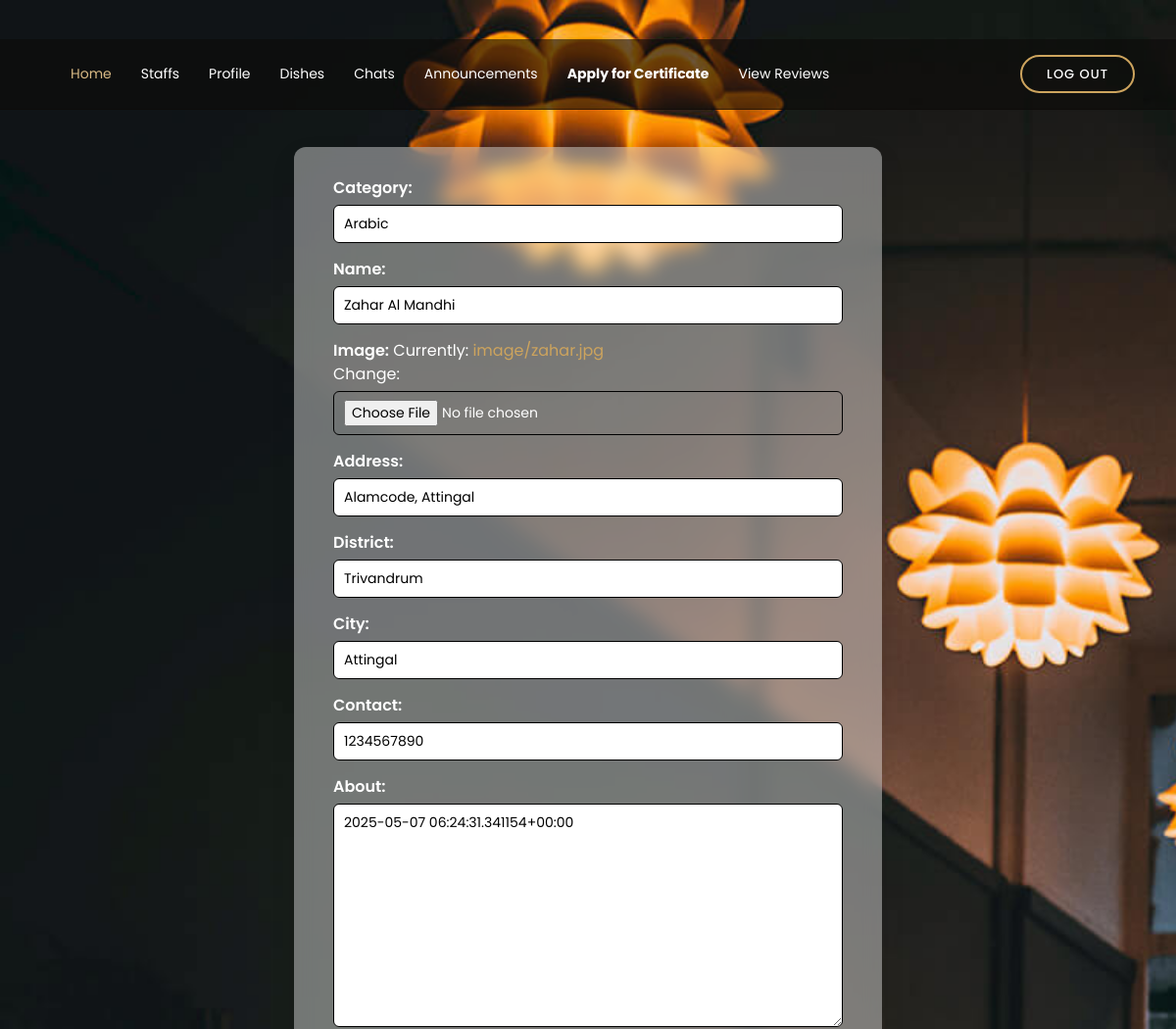
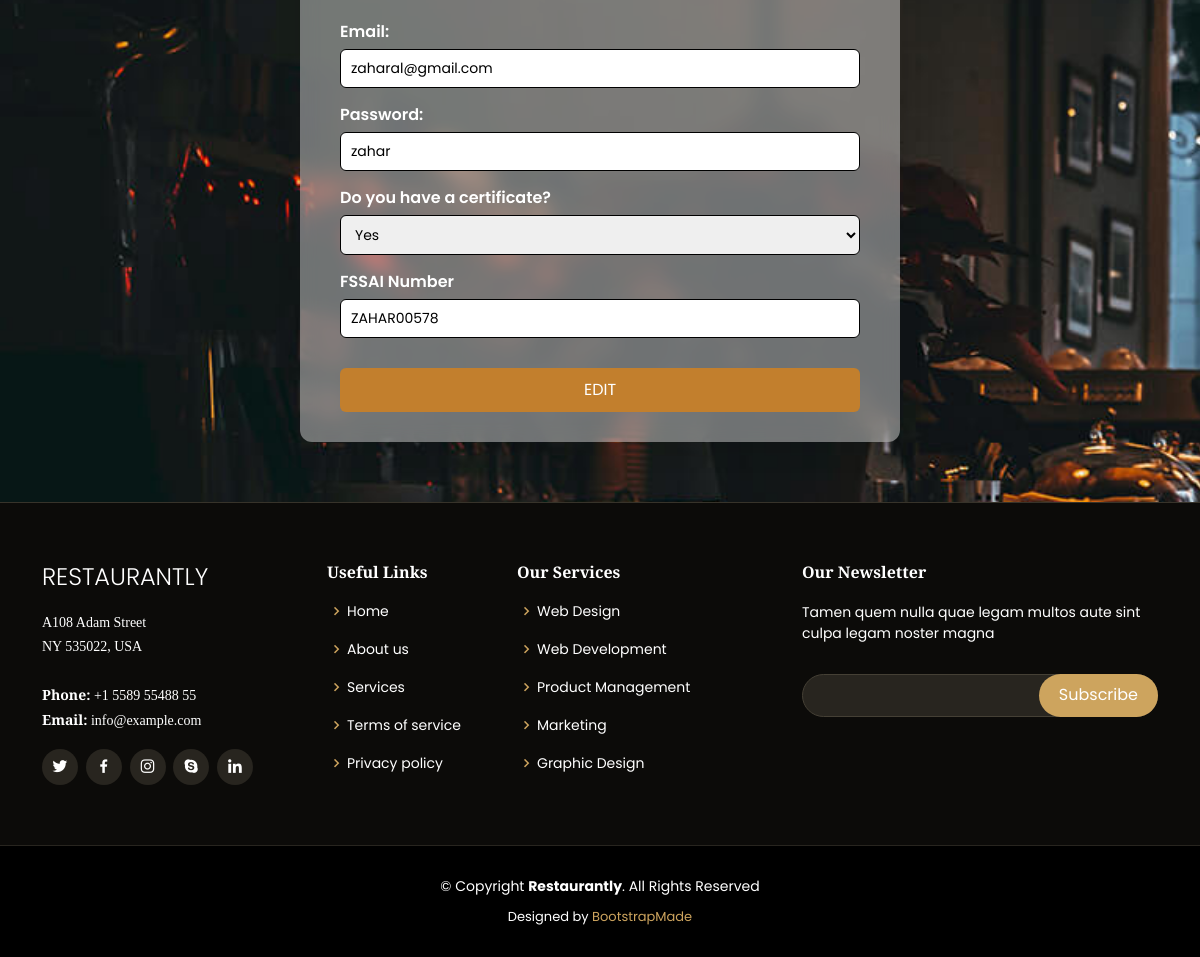
Screenshot of /restaurant_profile (signed in) with the database file from the repository (2 pictures, top to bottom).
### RestaurantApp/models.py (models this page shows, shortened)
class Restaurants(models.Model):
    category = models.CharField(max_length=100)
    name = models.CharField(max_length=100)
    image = models.FileField(upload_to='image/')
    address = models.CharField(max_length=500)
    district = models.CharField(max_length=50)
    city = models.CharField(max_length=100)
    contact = models.CharField(max_length=100)
    about=models.TextField(null=True)
    approval_status = models.IntegerField(default=0)
    login_id = models.ForeignKey('Login', on_delete=models.CASCADE)
    have_certificate = models.IntegerField(default=0)  # No choices here
    fssai_nunmber = models.CharField(null=True, max_length=10)
    department_approved=models.IntegerField(null=False,default=0)#0-not approved and 1- approved

class Login(models.Model):
        email=models.CharField(max_length=100,unique=True)
        password=models.CharField(max_length=100)
        usertype=models.IntegerField(default=0)

### RestaurantApp/views.py (the view)
# urls.py: path('restaurant_profile',views.restaurant_profile,name="restaurant_profile"),
def restaurant_profile(request):
    restaurant_id = request.session.get('restaurant_id')
    if not restaurant_id:
        return redirect('index')
    login_details = get_object_or_404(Login, id=restaurant_id)
    data = get_object_or_404(Restaurants, login_id=restaurant_id)
    if request.method == 'POST':
        form=restaurant_form(request.POST,instance=data)
        form2=login_form(request.POST,instance=login_details)
        if form.is_valid() and form2.is_valid():
            data.have_certificate = int(request.POST.get('have_certificate'))
            print (data.have_certificate)
            data.fssai_nunmber = request.POST.get('fssai_nunmber')
            print (data.fssai_nunmber)
            data.save()
        return redirect('restaurant_home')
    else:
        form=restaurant_form(instance=data)
        form2=login_form(instance=login_details)
    return render(request, 'restaurant_profile_edit.html', {
        'data': data,
        'login_details': login_details,
        'form':form,
        'form2':form2
    })

### RestaurantApp/forms.py
class restaurant_form(forms.ModelForm):
    class Meta:
        model=Restaurants
        fields=['category','name','image','address','district','city','contact','about']

class login_form(forms.ModelForm):
    class Meta:
        model=Login
        fields=['email','password']

### RestaurantApp/templates/restaurant_profile_edit.html (shortened to what this page needs)
{% extends 'home-pages/restaurant_header.html' %}
{% block content %}
<body>
<div class="form-container">
    <form method="POST" action="">
        {{ form.as_p }}
        {{ form2.as_p }}
        <p>
            <label for="have_certificate">Do you have a certificate?</label>
            <select name="have_certificate" id="have_certificate">
                <option value="1" {% if data.have_certificate == 1 %}selected{% endif %}>Yes</option>
            </select>
        </p>
        <p>
            <label for="fssai_nunmber">FSSAI Number</label>
            <input type="text" name="fssai_nunmber" id="fssai_nunmber" value="{{ data.fssai_nunmber }}">
        </p>
        <input type="submit" value="EDIT">
    </form>
</div>
{% endblock %}

### RestaurantApp/static/users/assets/css/style.css (style rules this page uses)
body { font-family: "Open Sans", sans-serif; background: #0c0b09; color: #fff; }
a { color: #cda45e; text-decoration: none; }

### RestaurantApp/templates/restaurant_profile_edit.html (style rules this page uses)
body { font-family: 'Poppins', sans-serif; background-image: url(static/bg.jpg); background-size: cover; margin: 0; padding: 0; }
.form-container { margin: 60px auto; max-width: 600px; background: rgba(255, 255, 255, 0.4); backdrop-filter: blur(10px); -webkit-backdrop-filter: blur(10px); padding: 30px 40px; border-radius: 12px; margin-top: 150px; box-shadow: 0 10px 25px rgba(0, 0, 0, 0.1); animation: fadeSlideIn 1s ease-out; }
.form-container input[type="submit"] { background-color: #c27f2d; color: white; padding: 10px 20px; border: none; border-radius: 6px; font-size: 16px; cursor: pointer; transition: background 0.3s ease; margin-top: 15px; }
.form-container p { margin-bottom: 15px; }
.form-container label { font-weight: 600; }
.form-container input, .form-container select, .form-container textarea { width: 100%; padding: 8px 10px; margin-top: 5px; border: 1px solid #000000; border-radius: 6px; font-size: 14px; box-sizing: border-box; }

### rows the page displays
Restaurants: category "Arabic", name "Zahar Al Mandhi", address "Alamcode, Attingal", district "Trivandrum", city "Attingal", contact "1234567890", about "2025-05-07 06:24:31.341154+00:00", have_certificate "Yes", fssai_nunmber "ZAHAR00578"
Login: email "zaharal@gmail.com", password "zahar"
